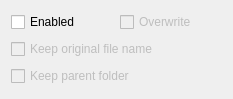
                    <widget class="QWidget" name="scrollAreaWidgetContents">
                     <property name="geometry">
                      <rect>
                       <x>0</x>
                       <y>0</y>
                       <width>233</width>
                       <height>99</height>
                      </rect>
                     </property>
                     <layout class="QGridLayout" name="gridLayout_37">
                      <item row="0" column="0">
                       <layout class="QHBoxLayout" name="horizontalLayout_5">
                        <item>
                         <widget class="QCheckBox" name="checkBox_OutPath_isEnabled">
                          <property name="sizePolicy">
                           <sizepolicy hsizetype="Preferred" vsizetype="Fixed">
                            <horstretch>0</horstretch>
                            <verstretch>0</verstretch>
                           </sizepolicy>
                          </property>
                          <property name="toolTip">
                           <string>When this option is enabled, the output file 
will be moved to the path you specified. 
Otherwise, it will be saved in the same 
folder as the source file.

*This option will be deactivated when [Replace
original file] is enabled*</string>
                          </property>
                          <property name="text">
                           <string>Enabled</string>
                          </property>
                         </widget>
                        </item>
                        <item>
                         <widget class="QCheckBox" name="checkBox_OutPath_Overwrite">
                          <property name="enabled">
                           <bool>false</bool>
                          </property>
                          <property name="sizePolicy">
                           <sizepolicy hsizetype="Preferred" vsizetype="Fixed">
                            <horstretch>0</horstretch>
                            <verstretch>0</verstretch>
                           </sizepolicy>
                          </property>
                          <property name="toolTip">
                           <string>When this option is enabled, the output file will
replace the file with the same name as the output
file that exists in the output path.</string>
                          </property>
                          <property name="text">
                           <string>Overwrite</string>
                          </property>
                         </widget>
                        </item>
                       </layout>
                      </item>
                      <item row="1" column="0">
                       <widget class="QCheckBox" name="checkBox_OutPath_KeepOriginalFileName">
                        <property name="enabled">
                         <bool>false</bool>
                        </property>
                        <property name="sizePolicy">
                         <sizepolicy hsizetype="Preferred" vsizetype="Fixed">
                          <horstretch>0</horstretch>
                          <verstretch>0</verstretch>
                         </sizepolicy>
                        </property>
                        <property name="text">
                         <string>Keep original file name</string>
                        </property>
                       </widget>
                      </item>
                      <item row="2" column="0">
                       <widget class="QCheckBox" name="checkBox_KeepParentFolder">
                        <property name="enabled">
                         <bool>false</bool>
                        </property>
                        <property name="sizePolicy">
                         <sizepolicy hsizetype="Preferred" vsizetype="Fixed">
                          <horstretch>0</horstretch>
                          <verstretch>0</verstretch>
                         </sizepolicy>
                        </property>
                        <property name="text">
                         <string>Keep parent folder</string>
                        </property>
                       </widget>
                      </item>
                     </layout>
                    </widget>
